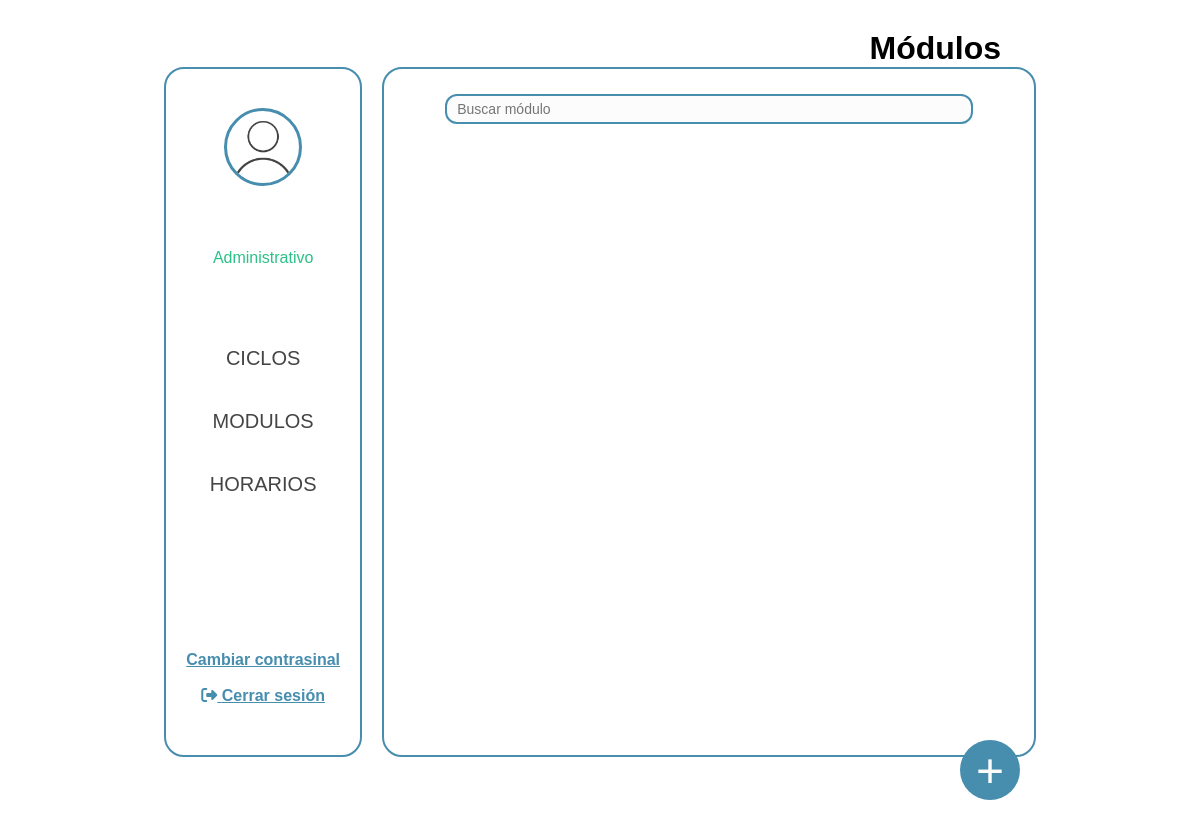
Before: /GestionHorarios/www/pages/administrator_modules.php with the older database file.
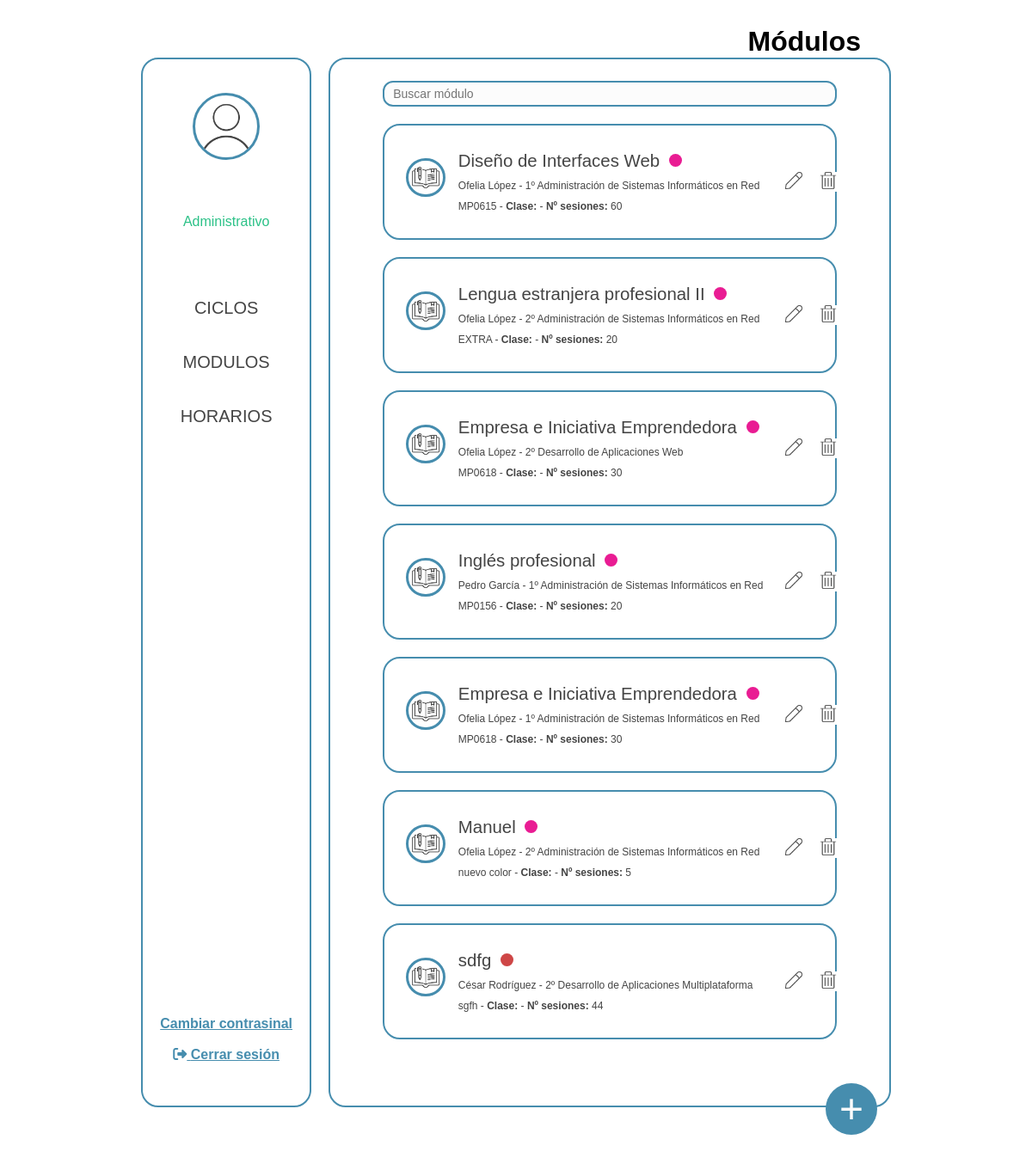
After: the same page with the newer database file.
### tables this page shows
CREATE TABLE `modules` (
  `id` int NOT NULL,
  `professor_id` int NOT NULL,
  `vocational_training_id` int NOT NULL,
  `module_code` varchar(50) NOT NULL,
  `name` varchar(50) NOT NULL,
  `course` enum('first','second') NOT NULL,
  `sessions_number` int NOT NULL,
  `color` varchar(30) NOT NULL,
  `time_Stamp` datetime NOT NULL DEFAULT CURRENT_TIMESTAMP
);

CREATE TABLE `professors` (
  `id` int NOT NULL,
  `name` varchar(50) NOT NULL,
  `first_name` varchar(50) NOT NULL,
  `second_name` varchar(50) DEFAULT NULL,
  `email` varchar(100) NOT NULL,
  `time_stamp` datetime NOT NULL DEFAULT CURRENT_TIMESTAMP
);

CREATE TABLE `vocational_trainings` (
  `id` int NOT NULL,
  `course_code` varchar(50) NOT NULL,
  `acronym` varchar(5) NOT NULL,
  `course_name` varchar(100) NOT NULL,
  `modality` enum('ordinary','dual','modular','') NOT NULL,
  `type` enum('medium','higher') NOT NULL,
  `time_stamp` datetime NOT NULL DEFAULT CURRENT_TIMESTAMP
);

### GestionHorarios/www/pages/administrator_modules.php (the view, shortened to what the changed rows need)
<?php
include_once '../functions/connection.php';
$sql = "SELECT * FROM modules";
$stmt = $pdo->query($sql);
function getProfessors($pdo)
{
    try {
        $query = $pdo->query("Select * from professors");
        $query->execute();
        return $query->fetchAll();
    } catch (PDOException $e) {
        $_SESSION['mensaxe'] = "Erro listando profesores" . $e->getMessage();
    }
}
function getVocationalTrainings($pdo)
{
    try {
        $query = $pdo->query("Select * from vocational_trainings");
        $query->execute();
        return $query->fetchAll();
    } catch (PDOException $e) {
        $_SESSION['mensaxe'] = "Erro listando Ciblos" . $e->getMessage();
    }
}
$editModules = null;
?>
<!DOCTYPE html>
<html lang="es">
<head>
    <link rel="stylesheet" href="../../pages/css/administrator_panel.css">
</head>
<body>
    <h2>Módulos</h2>
    <div class="container">
        <div class="container-rigth">
            <div class="mostrar-modulos">
                <?php
                $arrayProfessors = getProfessors($pdo);
                $arrayVocationalTrainings = getVocationalTrainings($pdo);
                while ($fila = $stmt->fetch(PDO::FETCH_ASSOC)) {
                    $id = $fila['id'];
                    $professor_id = $fila['professor_id'];
                    $vocational_training_id = $fila['vocational_training_id'];
                    $module_code = $fila['module_code'];
                    $module_acronym = $fila['module_acronym'];
                    $name = $fila['name'];
                    $course = $fila['course'];
                    $sessions_number = $fila['sessions_number'];
                    $classRoom = $fila['classroom'];
                    $color = $fila['color'];
                    echo "<div class='container-user'>
                            <div class='row'>
                                <div class='user-imagen'>
                                    <img src='/images/asignatura.png' class='pic' alt='Asignatura img'>
                                </div>
                                <div class='user-texto'>
                                <p class='texto-nombre'>$name
                                <span class='color_circle' style='background-color: $color; display: inline-block; width: 15px; height: 15px; border-radius: 50%; margin-left: 5px;'></span>
                                </p>";
                    if (!empty($arrayProfessors)) {
                        foreach ($arrayProfessors as $professor) {
                            foreach ($arrayVocationalTrainings as $vocationalTrining) {
                                if ($professor["id"] === $professor_id && $vocationalTrining["id"] === $vocational_training_id) {
                                    if ($course == "first" ) {
                                        echo "<p class='texto-ciclo'>".$professor["name"]. ' '. $professor["first_name"].' - 1º '.$vocationalTrining["course_name"].'</p>';
                                    } else {
                                        echo "<p class='texto-ciclo'>".$professor["name"]. ' '. $professor["first_name"].' - 2º ' .$vocationalTrining["course_name"].'</p>';
                                    }
                                }
                            }
                        }
                    }
                    echo "<p class='texto-ciclo' style='font-size: 12px;'>$module_code - <strong>Clase:</strong> $classRoom - <strong>Nº sesiones:</strong> $sessions_number</p>";
                    echo "</div>";
                    if ($editModules == $id) {
                        echo "
                                <div class='user-botones'>
                                    <form method='post' action='../functions/modules/function_delete_modules.php'>
                                        <input type='hidden' name='id' value='$id'>
                                        <button type='submit' class='btn-delete' name='btnDelete'>
                                            <img src='/images/delete.png' class='boton-icono-delete' alt='Borrar'>
                                            <img src='/images/delete_hover.png' class='delete-hover' alt='Borrar'>
                                        </button>
                                    </form>
                                </div>
                            </div>
                        <div class='user-editar'>
                            <form action='../functions/modules/function_update_modules.php' style='all:initial; width: 100%;' method='post'>
                                <input type='hidden' name='id' value='$id'>
                                <div class='row-edit' style='margin-left: 3.5%;'>
                                    <input class='inputs-form' type='text' name='txtModule_code' value='$module_code' required placeholder='Código módulo'><br>
                                    <input class='inputs-form' type='text' name='txtModule_name' value='$name' placeholder='Nome'><br>
                                    <input class='inputs-form' type='text' name='txtSessions_number' value='$sessions_number' placeholder='Nº sesiones'><br>
                                </div>
                                <div class='row-edit' style='margin-left: 3.5%;'>
                                    <input class='inputs-form' type='text' name='txtCLassRoom' value='$classRoom' placeholder='Aula'><br>
                                    <input class='inputs-form' type='color' name='txtColor' value='$color' placeholder='Color'><br>
                                    <input class='inputs-form' type='text' name='txtModuleAcronym' value='$module_acronym' placeholder='Sigras'><br>
                                </div>
                                <div class='row-edit' style='margin-left: 3.5%;'>
                                         <select class='inputs-form-select' name='selectProfessor' required>
                                        ";
                                        foreach ($arrayProfessors as $professor) {
                                            $selected = ($professor['id'] == $professor_id) ? "selected" : "";
                                            echo "<option value='{$professor['id']}' $selected>{$professor['name']} {$professor['first_name']}</option>";
                                        }
                                        echo "
                                    </select>
                                    <select class='inputs-form-select' name='selectVocationalTraining' required>
                                        ";
                                        foreach ($arrayVocationalTrainings as $vocationalTrining) {
                                            $selected = ($vocationalTrining['id'] == $vocational_training_id) ? "selected" : "";
                                            echo "<option value='{$vocationalTrining['id']}' $selected>{$vocationalTrining['course_name']}</option>";
                                        }
                                        echo "
                                    </select>
                                    <select class='inputs-form-select' name='selectCourse'>
                                        <option value='first' <?php echo (isset($selectCourse) && $selectCourse == 'first') ? 'selected' : ''; ?>Primeiro</option>
                                        <option value='second' <?php echo (isset($selectCourse) && $selectCourse == 'second') ? 'selected' : ''; ?>Segundo</option>
                                    </select>
                                </div>
                                <div class='row-guardar'>
                                    <button type='submit' class='btnActualizar' name='btnSave'>Actualizar</button>
                                </div>
                            </form>
                        </div>
                        ";
                    } else {
                        echo "
                        <div class='user-botones'>
                            <form method='post'>
                                <input type='hidden' name='id' value='$id'>
                                <input type='hidden' name='professor_id' id='professor_id'>
                                <input type='hidden' name='vocational_training_id' id='vocational_training_id'>
                                <input type='hidden' name='module_code' value='$module_code'>
                                <input type='hidden' name='name' value='$name'>
                                <input type='hidden' name='selectCourse' value='" . (isset($selectCourse) ? $selectCourse : '') . "'>
                                <input type='hidden' name='sessions_number' value='$sessions_number'>
                                <input type='hidden' name='classroom' value='$classRoom'>
                                <input type='hidden' name='color' value='$color'>
                                 <input type='hidden' name='module_acronym' value='$module_acronym'>
                                <button type='submit' class='btn' name='btnUpdate'>
                                    <img src='/images/edit.png' class='boton-icono-edit' alt='Editar'>
                                    <img src='/images/edit_hover.png' class='edit-hover' alt='Editar'>
                                </button>
                            </form>
                            <form method='post' action='../functions/modules/function_delete_modules.php'>
                                <input type='hidden' name='id' value='$id'>
                                <button type='submit' class='btn-delete' name='btnDelete'>
                                    <img src='/images/delete.png' class='boton-icono-delete' alt='Borrar'>
                                    <img src='/images/delete_hover.png' class='delete-hover' alt='Borrar'>
                                </button>
                            </form>
                        </div>
                        </div>
                    ";
                    }
                    echo "</div>";
                }
                ?>
            </div>
        </div>
    </div>
</body>
</html>

Changed rows visible on the page:
added modules: name "Diseño de Interfaces Web", module_code "MP0615", sessions_number "60"
now on this page (row unchanged): professors: name "Ofelia", first_name "López"
now on this page (row edited): vocational_trainings: course_name "Administración de Sistemas Informáticos en Red"
added modules: name "Lengua estranjera profesional II", module_code "EXTRA", sessions_number "20"
added modules: name "Empresa e Iniciativa Emprendedora", module_code "MP0618", sessions_number "30"
now on this page (row edited): vocational_trainings: course_name "Desarrollo de Aplicaciones Web"
added modules: name "Inglés profesional", module_code "MP0156", sessions_number "20"
added professors: name "Pedro", first_name "García"
added modules: name "Empresa e Iniciativa Emprendedora", module_code "MP0618", sessions_number "30"
added modules: name "Manuel", module_code "nuevo color", sessions_number "5"
added modules: name "sdfg", module_code "sgfh", sessions_number "44"
now on this page (row unchanged): professors: name "César", first_name "Rodríguez"
now on this page (row unchanged): vocational_trainings: course_name "Desarrollo de Aplicaciones Multiplataforma"
